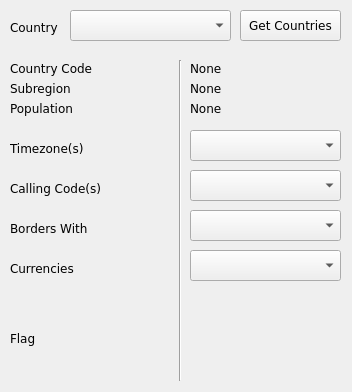
<?xml version="1.0" encoding="UTF-8"?>
<ui version="4.0">
 <class>MainWindow</class>
 <widget class="QMainWindow" name="MainWindow">
  <property name="geometry">
   <rect>
    <x>0</x>
    <y>0</y>
    <width>352</width>
    <height>392</height>
   </rect>
  </property>
  <property name="windowTitle">
   <string>Country Information</string>
  </property>
  <widget class="QWidget" name="centralwidget">
   <widget class="QComboBox" name="CountriesCombo">
    <property name="geometry">
     <rect>
      <x>70</x>
      <y>10</y>
      <width>161</width>
      <height>31</height>
     </rect>
    </property>
    <property name="font">
     <font>
      <family>Verdana</family>
      <pointsize>9</pointsize>
     </font>
    </property>
   </widget>
   <widget class="QLabel" name="label">
    <property name="geometry">
     <rect>
      <x>10</x>
      <y>17</y>
      <width>81</width>
      <height>20</height>
     </rect>
    </property>
    <property name="font">
     <font>
      <family>Verdana</family>
      <pointsize>9</pointsize>
     </font>
    </property>
    <property name="text">
     <string>Country</string>
    </property>
   </widget>
   <widget class="QLabel" name="label_2">
    <property name="geometry">
     <rect>
      <x>10</x>
      <y>60</y>
      <width>161</width>
      <height>17</height>
     </rect>
    </property>
    <property name="font">
     <font>
      <family>Verdana</family>
      <pointsize>9</pointsize>
     </font>
    </property>
    <property name="text">
     <string>Country Code</string>
    </property>
   </widget>
   <widget class="QLabel" name="CountryCode">
    <property name="geometry">
     <rect>
      <x>190</x>
      <y>60</y>
      <width>151</width>
      <height>17</height>
     </rect>
    </property>
    <property name="font">
     <font>
      <family>Verdana</family>
      <pointsize>9</pointsize>
     </font>
    </property>
    <property name="text">
     <string>None</string>
    </property>
   </widget>
   <widget class="Line" name="line">
    <property name="geometry">
     <rect>
      <x>170</x>
      <y>60</y>
      <width>20</width>
      <height>321</height>
     </rect>
    </property>
    <property name="font">
     <font>
      <family>Verdana</family>
      <pointsize>9</pointsize>
     </font>
    </property>
    <property name="orientation">
     <enum>Qt::Vertical</enum>
    </property>
   </widget>
   <widget class="QLabel" name="SubRegion">
    <property name="geometry">
     <rect>
      <x>190</x>
      <y>80</y>
      <width>151</width>
      <height>17</height>
     </rect>
    </property>
    <property name="font">
     <font>
      <family>Verdana</family>
      <pointsize>9</pointsize>
     </font>
    </property>
    <property name="text">
     <string>None</string>
    </property>
   </widget>
   <widget class="QLabel" name="label_7">
    <property name="geometry">
     <rect>
      <x>10</x>
      <y>80</y>
      <width>161</width>
      <height>17</height>
     </rect>
    </property>
    <property name="font">
     <font>
      <family>Verdana</family>
      <pointsize>9</pointsize>
     </font>
    </property>
    <property name="text">
     <string>Subregion</string>
    </property>
   </widget>
   <widget class="QLabel" name="Population">
    <property name="geometry">
     <rect>
      <x>190</x>
      <y>100</y>
      <width>151</width>
      <height>17</height>
     </rect>
    </property>
    <property name="font">
     <font>
      <family>Verdana</family>
      <pointsize>9</pointsize>
     </font>
    </property>
    <property name="text">
     <string>None</string>
    </property>
   </widget>
   <widget class="QLabel" name="label_9">
    <property name="geometry">
     <rect>
      <x>10</x>
      <y>100</y>
      <width>161</width>
      <height>17</height>
     </rect>
    </property>
    <property name="font">
     <font>
      <family>Verdana</family>
      <pointsize>9</pointsize>
     </font>
    </property>
    <property name="text">
     <string>Population</string>
    </property>
   </widget>
   <widget class="QLabel" name="label_13">
    <property name="geometry">
     <rect>
      <x>10</x>
      <y>220</y>
      <width>161</width>
      <height>17</height>
     </rect>
    </property>
    <property name="font">
     <font>
      <family>Verdana</family>
      <pointsize>9</pointsize>
     </font>
    </property>
    <property name="text">
     <string>Borders With</string>
    </property>
   </widget>
   <widget class="QComboBox" name="BorderingCountries">
    <property name="geometry">
     <rect>
      <x>190</x>
      <y>210</y>
      <width>151</width>
      <height>31</height>
     </rect>
    </property>
    <property name="font">
     <font>
      <family>Verdana</family>
      <pointsize>9</pointsize>
     </font>
    </property>
   </widget>
   <widget class="QLabel" name="label_14">
    <property name="geometry">
     <rect>
      <x>10</x>
      <y>260</y>
      <width>161</width>
      <height>17</height>
     </rect>
    </property>
    <property name="font">
     <font>
      <family>Verdana</family>
      <pointsize>9</pointsize>
     </font>
    </property>
    <property name="text">
     <string>Currencies</string>
    </property>
   </widget>
   <widget class="QComboBox" name="Currencies">
    <property name="geometry">
     <rect>
      <x>190</x>
      <y>250</y>
      <width>151</width>
      <height>31</height>
     </rect>
    </property>
    <property name="font">
     <font>
      <family>Verdana</family>
      <pointsize>9</pointsize>
     </font>
    </property>
   </widget>
   <widget class="QLabel" name="label_12">
    <property name="geometry">
     <rect>
      <x>10</x>
      <y>330</y>
      <width>161</width>
      <height>17</height>
     </rect>
    </property>
    <property name="font">
     <font>
      <family>Verdana</family>
      <pointsize>9</pointsize>
     </font>
    </property>
    <property name="text">
     <string>Flag</string>
    </property>
   </widget>
   <widget class="QPushButton" name="GetCountries">
    <property name="geometry">
     <rect>
      <x>240</x>
      <y>10</y>
      <width>101</width>
      <height>31</height>
     </rect>
    </property>
    <property name="font">
     <font>
      <family>Verdana</family>
      <pointsize>9</pointsize>
     </font>
    </property>
    <property name="text">
     <string>Get Countries</string>
    </property>
   </widget>
   <widget class="QLabel" name="label_16">
    <property name="geometry">
     <rect>
      <x>10</x>
      <y>180</y>
      <width>161</width>
      <height>17</height>
     </rect>
    </property>
    <property name="font">
     <font>
      <family>Verdana</family>
      <pointsize>9</pointsize>
     </font>
    </property>
    <property name="text">
     <string>Calling Code(s)</string>
    </property>
   </widget>
   <widget class="QComboBox" name="CallingCodes">
    <property name="geometry">
     <rect>
      <x>190</x>
      <y>170</y>
      <width>151</width>
      <height>31</height>
     </rect>
    </property>
    <property name="font">
     <font>
      <family>Verdana</family>
      <pointsize>9</pointsize>
     </font>
    </property>
   </widget>
   <widget class="QLabel" name="label_17">
    <property name="geometry">
     <rect>
      <x>10</x>
      <y>140</y>
      <width>161</width>
      <height>17</height>
     </rect>
    </property>
    <property name="font">
     <font>
      <family>Verdana</family>
      <pointsize>9</pointsize>
     </font>
    </property>
    <property name="text">
     <string>Timezone(s)</string>
    </property>
   </widget>
   <widget class="QComboBox" name="Timezones">
    <property name="geometry">
     <rect>
      <x>190</x>
      <y>130</y>
      <width>151</width>
      <height>31</height>
     </rect>
    </property>
    <property name="font">
     <font>
      <family>Verdana</family>
      <pointsize>9</pointsize>
     </font>
    </property>
   </widget>
   <widget class="QLabel" name="Flag">
    <property name="geometry">
     <rect>
      <x>190</x>
      <y>290</y>
      <width>151</width>
      <height>91</height>
     </rect>
    </property>
    <property name="font">
     <font>
      <family>Verdana</family>
      <pointsize>9</pointsize>
     </font>
    </property>
    <property name="text">
     <string/>
    </property>
   </widget>
  </widget>
 </widget>
 <resources/>
 <connections/>
</ui>
